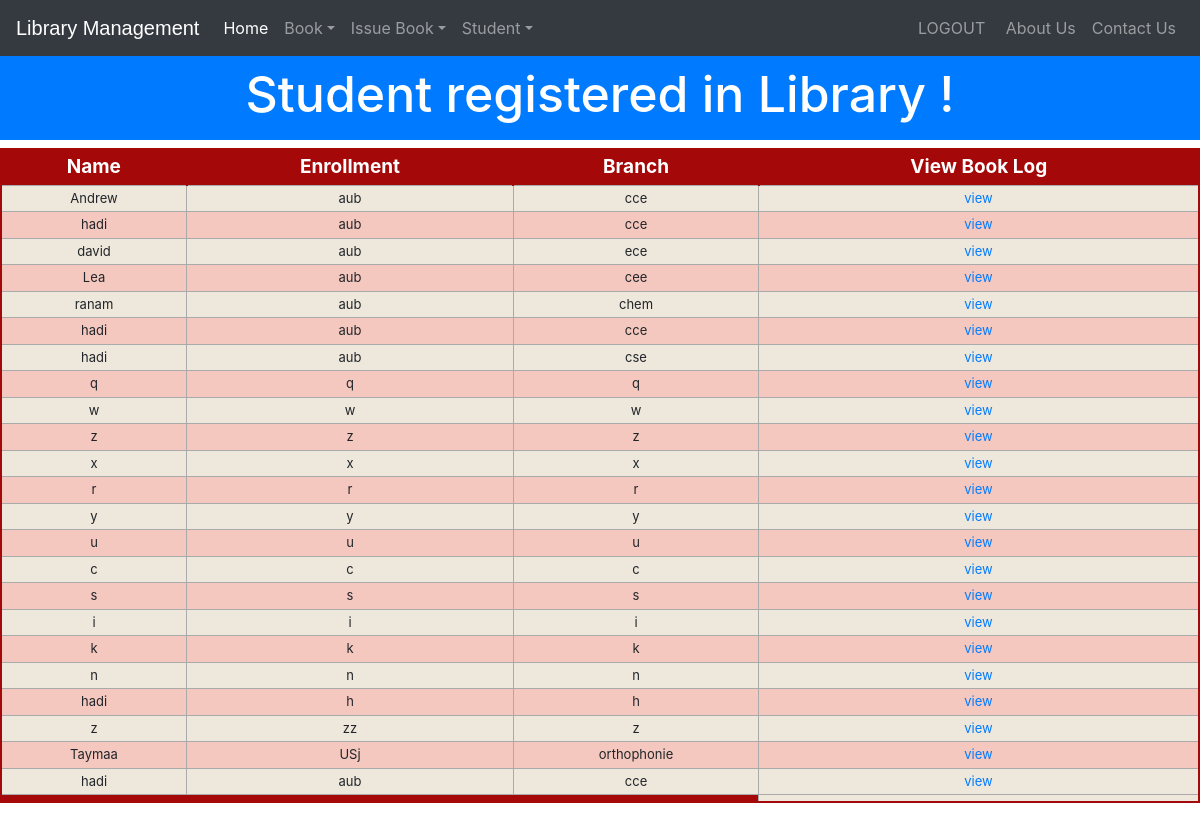
The app's page /viewstudent (signed in) with its own data.
### library/models.py (models this page shows, shortened)
class StudentExtra(models.Model):
    user=models.OneToOneField(User,on_delete=models.CASCADE)
    enrollment = models.CharField(max_length=40)
    branch = models.CharField(max_length=40)
    @property
    def get_name(self):
        return self.user.first_name

### library/views.py (the view)
# urls.py: path('viewstudent', views.viewstudent_view),
@login_required(login_url='adminlogin')
@user_passes_test(is_admin)
def viewstudent_view(request):
    students=models.StudentExtra.objects.all()
    return render(request,'library/viewstudent.html',{'students':students})

### library/views.py (called while the page is built)
def is_admin(user):
    return user.groups.filter(name='ADMIN').exists()

### templates/library/viewstudent.html (shortened to what this page needs)
<!DOCTYPE html>
<html lang="en" dir="ltr">
  <head>
  </head>
  <body>
    {% include "library/navbaradmin.html" %}
    <br>
    <br>
    <h3 class="p-3 mb-2 bg-primary text-white" style = 'font-size: 50px;text-align:center;'>Student registered in Library !</h3>
    {% if students%}
<table class="redTable">
<thead>
<tr>
<th>Name</th>
<th>Enrollment</th>
<th>Branch</th>
<th>View Book Log</th>
</tr>
</thead>
<tfoot>
<tr>
<td colspan="3">
</td>
</tr>
</tfoot>
<tbody>
  {% for s in students %}
    <tr>
      <td>{{s.get_name}}</td>
      <td>{{s.enrollment}}</td>
      <td>{{s.branch}}</td>
      <td><a href="{% url 'userbooklog' s.user.username %}">view</a></td>
    </tr>
  {% endfor %}
</tbody>
</table>
{%else%}
<h1> No Student Registered in Library</h1>
{%endif%}
<br><br><br><br><br><br>
<br><br><br>
  </body>
</html>

### templates/library/viewstudent.html (style rules this page uses)
table.redTable { border: 2px solid #A40808; background-color: #EEE7DB; width: 100%; text-align: center; border-collapse: collapse; }
table.redTable td, table.redTable th { border: 1px solid #AAAAAA; padding: 3px 2px; }
table.redTable tbody td { font-size: 13px; }
table.redTable tr:nth-child(even) { background: #F5C8BF; }
table.redTable thead { background: #A40808; }
table.redTable thead th { font-size: 19px; font-weight: bold; color: #FFFFFF; text-align: center; border-left: 2px solid #A40808; }
table.redTable thead th:first-child { border-left: none; }
table.redTable tfoot { font-size: 13px; font-weight: bold; color: #FFFFFF; background: #A40808; }
table.redTable tfoot td { font-size: 13px; }

### records on screen
StudentExtra: get_name "Andrew", enrollment "aub", branch "cce"
StudentExtra: get_name "hadi", enrollment "aub", branch "cce"
StudentExtra: get_name "david", enrollment "aub", branch "ece"
StudentExtra: get_name "Lea", enrollment "aub", branch "cee"
StudentExtra: get_name "ranam", enrollment "aub", branch "chem"
StudentExtra: get_name "hadi", enrollment "aub", branch "cce"
StudentExtra: get_name "hadi", enrollment "aub", branch "cse"
StudentExtra: get_name "q", enrollment "q", branch "q"
StudentExtra: get_name "w", enrollment "w", branch "w"
StudentExtra: get_name "z", enrollment "z", branch "z"
StudentExtra: get_name "x", enrollment "x", branch "x"
StudentExtra: get_name "r", enrollment "r", branch "r"
StudentExtra: get_name "y", enrollment "y", branch "y"
StudentExtra: get_name "u", enrollment "u", branch "u"
StudentExtra: get_name "c", enrollment "c", branch "c"
StudentExtra: get_name "s", enrollment "s", branch "s"
StudentExtra: get_name "i", enrollment "i", branch "i"
StudentExtra: get_name "k", enrollment "k", branch "k"
StudentExtra: get_name "n", enrollment "n", branch "n"
StudentExtra: get_name "hadi", enrollment "h", branch "h"
StudentExtra: get_name "z", enrollment "zz", branch "z"
StudentExtra: get_name "Taymaa", enrollment "USj", branch "orthophonie"
StudentExtra: get_name "hadi", enrollment "aub", branch "cce"
